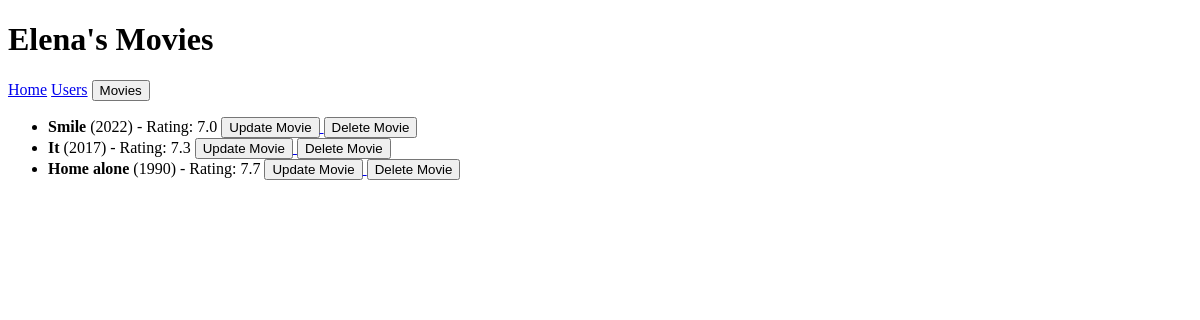
Before: /users/1 with the older database file.
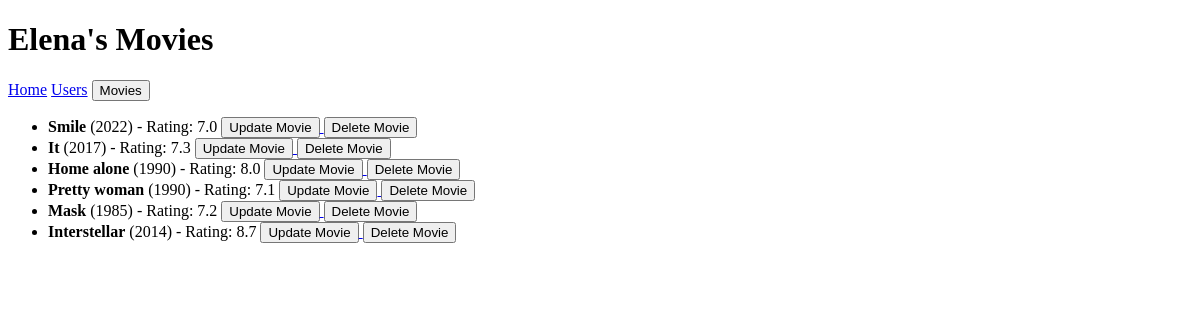
After: the same page with the newer database file.
### datamanager/data_models.py (models this page shows, shortened)
class Movie(db.Model):
    __tablename__ = 'movies'
    id = db.Column(db.Integer, primary_key=True, autoincrement=True)
    title = db.Column(db.String, nullable=False)
    release_year = db.Column(db.Integer, nullable=True)
    poster = db.Column(db.String, nullable=True)
    director = db.Column(db.String, nullable=True)
    rating = db.Column(db.Float, nullable=False)
    user_movies = db.relationship('UserMovies', back_populates='movie', cascade="all, delete")

### app.py (the view)
@app.route('/users/<user_id>', methods=['GET'])
def user_movies(user_id):
    try:
        user_name = data.get_user(user_id)
        if not user_name:
            return redirect('/404')
    except sqlalchemy.exc.NoResultFound:
        return redirect('/404')
    except sqlalchemy.exc.SQLAlchemyError as e:
        print(f"Database error: {e}")
        return redirect('/error')
    except Exception as e:
        print(f"Unexpected error: {e}")
        return redirect('/error')
    try:
        movies = data.get_user_movies(user_id)
    except Exception as e:
        print(f"Error fetching movies for user {user_id}: {e}")
        movies = []
    message = request.args.get('message')
    return render_template('user_movies.html', user=user_name, movies=movies, message=message)

### datamanager/sqlite_data_manager.py (called while the page is built)
    def get_user_movies(self, user_id):
        try:
            user = self.get_user(user_id)
            if not user:
                raise ValueError(f"User with ID {user_id} does not exist.")
            movies = (
                self.db.session.query(Movie)
                .join(UserMovies, UserMovies.movie_id == Movie.id)
                .filter(UserMovies.user_id == user_id)
                .all()
            )
            if not movies:
                raise ValueError(f"No movies found for user ID {user_id}.")
            return movies
        except ValueError as e:
            raise ValueError(f"Could not retrieve movies for user {user_id}: {e}")
        except SQLAlchemyError as e:
            print(f"Error fetching movies for user ID {user_id}: {e}")
            raise

    def get_user(self, user_id):
        try:
            user = self.db.session.query(User).filter(User.id == user_id).one_or_none()
            if not user:
                raise ValueError(f"No user found with ID {user_id}")
            return user
        except SQLAlchemyError as e:
            print(f"Error fetching user with ID {user_id}: {e}")
            raise  # Re-raise the original exception

### templates/user_movies.html (shortened to what this page needs)
<!DOCTYPE html>
<html lang="en">
<head>
</head>
<body>
    <h1>{{ user.name }}'s Movies</h1>
    <nav>
        <a href="/">Home</a>
        <a href="/users">Users</a>
        <a href="/movies"><button>Movies</button></a>
    </nav>
    <main>
        {% if movies %}
            <ul>
                {% for movie in movies %}
                    <li>
                        <strong>{{ movie.title }}</strong> ({{ movie.release_year }}) -
                        Rating: {{ movie.rating }}
                        <a href="{{ url_for('update_movie', user_id=user.id, movie_id=movie.id) }}">
                            <button type="button">Update Movie</button>
                        </a>
                        <form action="{{ url_for('delete_movie_route', user_id=user.id, movie_id=movie.id) }}" method="GET" style="display:inline;">
                            <button type="submit">Delete Movie</button>
                        </form>
                    </li>
                {% endfor %}
            </ul>
        {% else %}
            <p>No movies added for {{ user.name }} yet.</p>
        {% endif %}
    </main>
</body>
</html>

Changed rows visible on the page:
changed Movie "Home alone": rating "7.7" → "8.0"
added Movie: title "Pretty woman", release_year "1990", rating "7.1"
now on this page (row unchanged): Movie: title "Mask", release_year "1985", rating "7.2"
now on this page (row unchanged): Movie: title "Interstellar", release_year "2014", rating "8.7"
